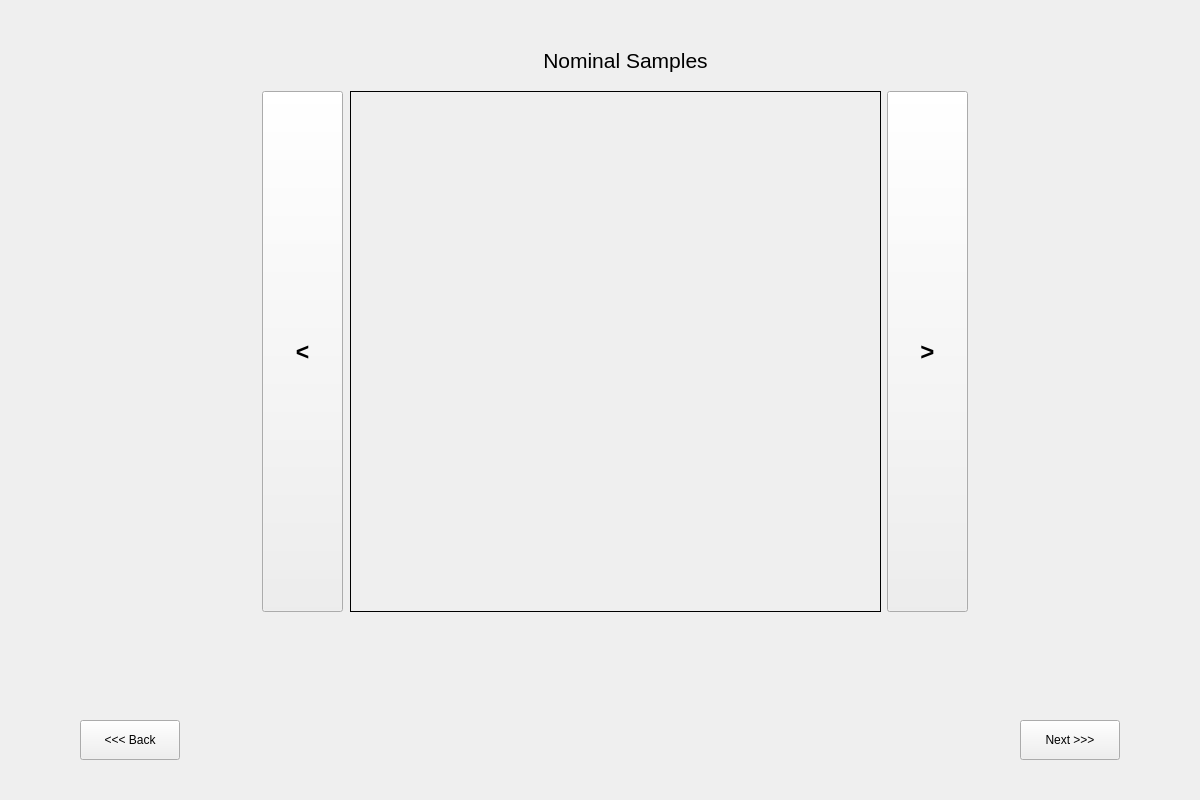
<?xml version="1.0" encoding="UTF-8"?>
<ui version="4.0">
 <class>MainWindow</class>
 <widget class="QMainWindow" name="MainWindow">
  <property name="geometry">
   <rect>
    <x>0</x>
    <y>0</y>
    <width>1200</width>
    <height>800</height>
   </rect>
  </property>
  <property name="sizePolicy">
   <sizepolicy hsizetype="Fixed" vsizetype="Fixed">
    <horstretch>0</horstretch>
    <verstretch>0</verstretch>
   </sizepolicy>
  </property>
  <property name="minimumSize">
   <size>
    <width>1200</width>
    <height>800</height>
   </size>
  </property>
  <property name="maximumSize">
   <size>
    <width>1200</width>
    <height>800</height>
   </size>
  </property>
  <property name="windowTitle">
   <string>MainWindow</string>
  </property>
  <widget class="QWidget" name="centralwidget">
   <widget class="QStackedWidget" name="stackedWidget">
    <property name="geometry">
     <rect>
      <x>30</x>
      <y>30</y>
      <width>1141</width>
      <height>661</height>
     </rect>
    </property>
    <property name="currentIndex">
     <number>2</number>
    </property>
    <widget class="QWidget" name="home">
     <widget class="QLabel" name="label">
      <property name="geometry">
       <rect>
        <x>240</x>
        <y>280</y>
        <width>651</width>
        <height>151</height>
       </rect>
      </property>
      <property name="font">
       <font>
        <pointsize>20</pointsize>
       </font>
      </property>
      <property name="styleSheet">
       <string notr="true">background-color: rgb(14, 183, 255);
border-color: rgb(0, 0, 0);</string>
      </property>
      <property name="text">
       <string>Anomaly detection with deep learning</string>
      </property>
      <property name="alignment">
       <set>Qt::AlignCenter</set>
      </property>
     </widget>
    </widget>
    <widget class="QWidget" name="file_paths">
     <widget class="QComboBox" name="nominalComboBox">
      <property name="geometry">
       <rect>
        <x>240</x>
        <y>300</y>
        <width>711</width>
        <height>22</height>
       </rect>
      </property>
     </widget>
     <widget class="QComboBox" name="defectComboBox">
      <property name="geometry">
       <rect>
        <x>240</x>
        <y>340</y>
        <width>711</width>
        <height>22</height>
       </rect>
      </property>
     </widget>
     <widget class="QLabel" name="label_2">
      <property name="geometry">
       <rect>
        <x>110</x>
        <y>300</y>
        <width>131</width>
        <height>20</height>
       </rect>
      </property>
      <property name="text">
       <string>Nominal samples</string>
      </property>
     </widget>
     <widget class="QLabel" name="label_3">
      <property name="geometry">
       <rect>
        <x>110</x>
        <y>340</y>
        <width>131</width>
        <height>20</height>
       </rect>
      </property>
      <property name="text">
       <string>Defect samples</string>
      </property>
     </widget>
     <widget class="QPushButton" name="addNominalPathButton">
      <property name="geometry">
       <rect>
        <x>960</x>
        <y>298</y>
        <width>93</width>
        <height>25</height>
       </rect>
      </property>
      <property name="text">
       <string>Select folder</string>
      </property>
     </widget>
     <widget class="QPushButton" name="addDefectPathButton">
      <property name="geometry">
       <rect>
        <x>960</x>
        <y>338</y>
        <width>93</width>
        <height>25</height>
       </rect>
      </property>
      <property name="text">
       <string>Select folder</string>
      </property>
     </widget>
    </widget>
    <widget class="QWidget" name="nominal_samples">
     <widget class="QLabel" name="nominalImageDisplayLabel">
      <property name="geometry">
       <rect>
        <x>320</x>
        <y>61</y>
        <width>531</width>
        <height>521</height>
       </rect>
      </property>
      <property name="styleSheet">
       <string notr="true">border: 1px solid black;
</string>
      </property>
      <property name="text">
       <string/>
      </property>
     </widget>
     <widget class="QPushButton" name="prevNominalImageButton">
      <property name="geometry">
       <rect>
        <x>232</x>
        <y>61</y>
        <width>81</width>
        <height>521</height>
       </rect>
      </property>
      <property name="font">
       <font>
        <pointsize>17</pointsize>
        <weight>75</weight>
        <bold>true</bold>
       </font>
      </property>
      <property name="text">
       <string>&lt;</string>
      </property>
     </widget>
     <widget class="QPushButton" name="nextNominalImageButton">
      <property name="geometry">
       <rect>
        <x>857</x>
        <y>61</y>
        <width>81</width>
        <height>521</height>
       </rect>
      </property>
      <property name="font">
       <font>
        <pointsize>18</pointsize>
        <weight>75</weight>
        <bold>true</bold>
       </font>
      </property>
      <property name="text">
       <string>&gt;</string>
      </property>
     </widget>
     <widget class="QLabel" name="label_5">
      <property name="geometry">
       <rect>
        <x>470</x>
        <y>10</y>
        <width>251</width>
        <height>41</height>
       </rect>
      </property>
      <property name="font">
       <font>
        <pointsize>16</pointsize>
        <italic>false</italic>
       </font>
      </property>
      <property name="text">
       <string>Nominal Samples</string>
      </property>
      <property name="alignment">
       <set>Qt::AlignCenter</set>
      </property>
     </widget>
    </widget>
   </widget>
   <widget class="QPushButton" name="backButton">
    <property name="geometry">
     <rect>
      <x>80</x>
      <y>720</y>
      <width>100</width>
      <height>40</height>
     </rect>
    </property>
    <property name="text">
     <string>&lt;&lt;&lt; Back</string>
    </property>
   </widget>
   <widget class="QPushButton" name="nextButton">
    <property name="geometry">
     <rect>
      <x>1020</x>
      <y>720</y>
      <width>100</width>
      <height>40</height>
     </rect>
    </property>
    <property name="text">
     <string>Next &gt;&gt;&gt;</string>
    </property>
   </widget>
  </widget>
 </widget>
 <resources/>
 <connections/>
</ui>
